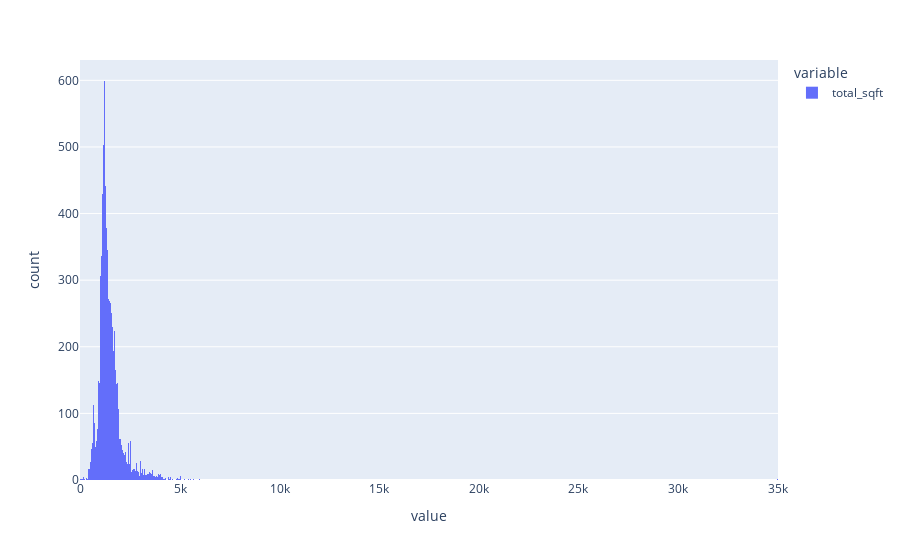

Notebook code for this chart:
### Code cell
px.histogram(price_df['total_sqft'])

### Figure 1 — Plotly figure (JSON) as saved in the notebook; plotly's stock layout.template omitted (floating-point values rounded to 4 significant figures; data arrays with more than 128 entries replaced by an {"elided": "..."} marker saying what was removed)
{"data": [{"alignmentgroup": "True", "bingroup": "x", "hovertemplate": "variable=total_sqft<br>value=%{x}<br>count=%{y}<extra></extra>", "legendgroup": "total_sqft", "marker": {"color": "#636efa", "pattern": {"shape": ""}}, "name": "total_sqft", "offsetgroup": "total_sqft", "orientation": "v", "showlegend": true, "type": "histogram", "x": {"elided": "7369 float values"}, "xaxis": "x", "yaxis": "y"}], "layout": {"autosize": true, "barmode": "relative", "legend": {"title": {"text": "variable"}, "tracegroupgap": 0}, "margin": {"t": 60}, "xaxis": {"anchor": "y", "autorange": true, "domain": [0, 1], "range": [-25, 35025], "title": {"text": "value"}, "type": "linear"}, "yaxis": {"anchor": "x", "autorange": true, "domain": [0, 1], "range": [0, 630.5], "title": {"text": "count"}}}}
